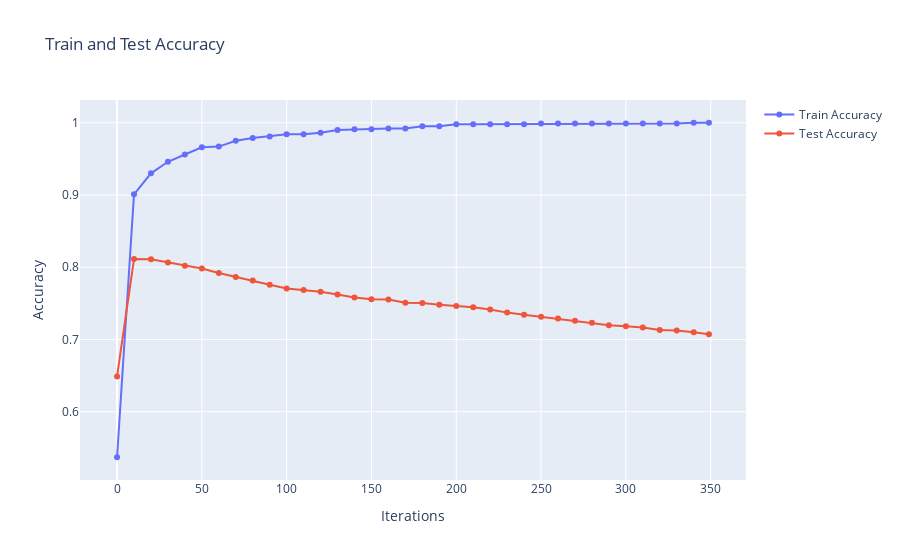

The notebook cell this image was saved under:
### Code cell
# draw the graph in the end of the training and testing accuracy in plotly
import plotly.graph_objects as go
fig = go.Figure()
fig.add_trace(go.Scatter(x=list(train_acc_list.keys()), y=list(train_acc_list.values()), mode='lines+markers', name='Train Accuracy'))
fig.add_trace(go.Scatter(x=list(test_acc_list.keys()), y=list(test_acc_list.values()), mode='lines+markers', name='Test Accuracy'))
fig.update_layout(title='Train and Test Accuracy', xaxis_title='Iterations', yaxis_title='Accuracy')
fig.show()

### Figure 1 — Plotly figure (JSON) as saved in the notebook; plotly's stock layout.template omitted (floating-point values rounded to 4 significant figures)
{"data": [{"mode": "lines+markers", "name": "Train Accuracy", "type": "scatter", "x": [0, 10, 20, 30, 40, 50, 60, 70, 80, 90, 100, 110, 120, 130, 140, 150, 160, 170, 180, 190, 200, 210, 220, 230, 240, 250, 260, 270, 280, 290, 300, 310, 320, 330, 340, 349], "y": [0.537, 0.901, 0.93, 0.946, 0.956, 0.966, 0.967, 0.975, 0.979, 0.981, 0.984, 0.984, 0.986, 0.99, 0.991, 0.991, 0.992, 0.992, 0.995, 0.995, 0.998, 0.998, 0.998, 0.998, 0.998, 0.999, 0.999, 0.999, 0.999, 0.999, 0.999, 0.999, 0.999, 0.999, 1, 1]}, {"mode": "lines+markers", "name": "Test Accuracy", "type": "scatter", "x": [0, 10, 20, 30, 40, 50, 60, 70, 80, 90, 100, 110, 120, 130, 140, 150, 160, 170, 180, 190, 200, 210, 220, 230, 240, 250, 260, 270, 280, 290, 300, 310, 320, 330, 340, 349], "y": [0.6488, 0.8114, 0.8111, 0.8066, 0.8019, 0.7982, 0.7921, 0.7864, 0.7817, 0.7758, 0.7706, 0.7686, 0.766, 0.7622, 0.758, 0.7558, 0.7553, 0.751, 0.7505, 0.7482, 0.7464, 0.7446, 0.7416, 0.7372, 0.7344, 0.7316, 0.729, 0.7259, 0.723, 0.7196, 0.7183, 0.7165, 0.7133, 0.7125, 0.71, 0.7073]}], "layout": {"title": {"text": "Train and Test Accuracy"}, "xaxis": {"title": {"text": "Iterations"}}, "yaxis": {"title": {"text": "Accuracy"}}}}
